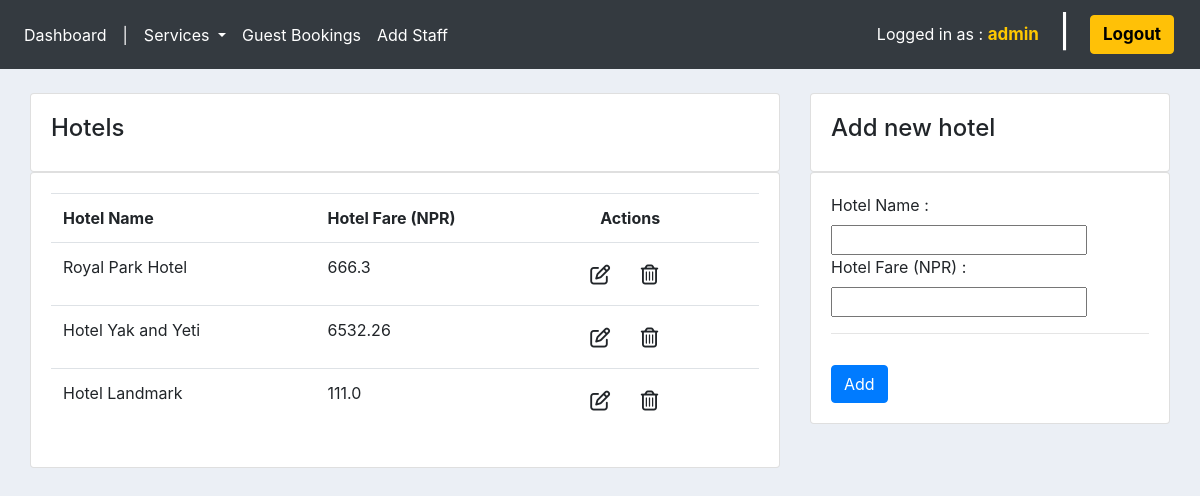
The app's page /hotels/ (signed in), older data.
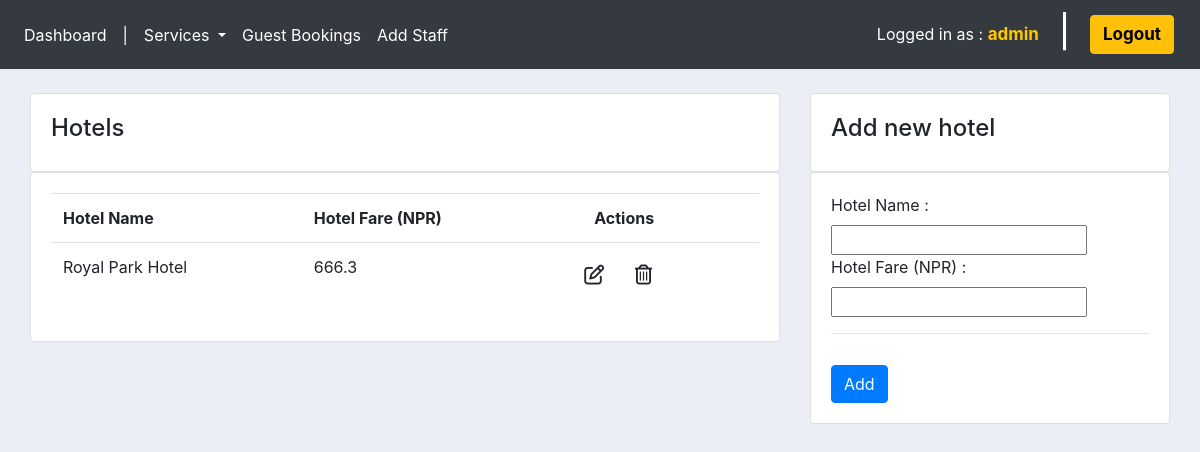
The same page, newer data.
### tour/models.py (models this page shows, shortened)
class Hotel(models.Model):
    hotelName = models.CharField(max_length=200, null=True)
    fare = models.FloatField(max_length=200, null=True)

### ums/decorators.py (the view)
        def wrapper_func(request, *args, **kwargs):
            group = None
            if request.user.groups.exists():
                group = request.user.groups.all()[0].name
            if group in allowed_roles:
                return view_func(request, *args, **kwargs)
            else:
                return HttpResponse('Unauthorized access as ' + group + '.')

### tour/forms.py
class HotelForm(ModelForm):
    class Meta:
        model = Hotel
        fields = '__all__'

### tour/views.py (called while the page is built)
@login_required(login_url='login')
@allowed_users(allowed_roles=['admin', 'staff'])
def hotels(request):
    allHotels = Hotel.objects.all()
    form = HotelForm()
    if request.method == 'POST':
        form = HotelForm(request.POST)
        if form.is_valid():
            form.save()
            return redirect('hotels')
    context = {'allHotels': allHotels, 'form': form}
    return render(request, 'tour/hotels.html', context=context)

### tour/templates/tour/hotels.html (shortened to what this page needs)
{% extends 'ums/main.html' %}
{% load static %}
{% block content %}
<section class="container-fluid">
    <section class="row">
        <section class="col-md-8">
            <div class="card card-body">
                <span>
                    <h4>Hotels</h4>
                </span>
            </div>
            <div class="card card-body">
                <table class="table">
                    <tr>
                        <th>Hotel Name</th>
                        <th>Hotel Fare (NPR)</th>
                        <th style="padding-left: 35px;">Actions</th>
                    </tr>
                    {% for hotel in allHotels %}
                    <tr>
                        <td>{{hotel.hotelName}}</td>
                        <td>{{hotel.fare}}</td>
                        <td>
                            <a href="{% url 'update_hotel' hotel.id %}" class="btn" title="Update"><i class="far fa-edit fa-lg"></i></a>
                            <a href="{% url 'delete_hotel' hotel.id %}" class="btn" title="Delete"><i class="far fa-trash-alt fa-lg"></i></a>
                        </td>
                    </tr>
                    {% endfor %}
                </table>
            </div>
        </section>
        {% include 'tour/add_hotel.html' %}
    </section>
</section>
{% endblock %}

Row changes from the older to the newer data that the page shows:
removed Hotel: hotelName "Hotel Yak and Yeti", fare "6532.26"
removed Hotel: hotelName "Hotel Landmark", fare "111.0"
